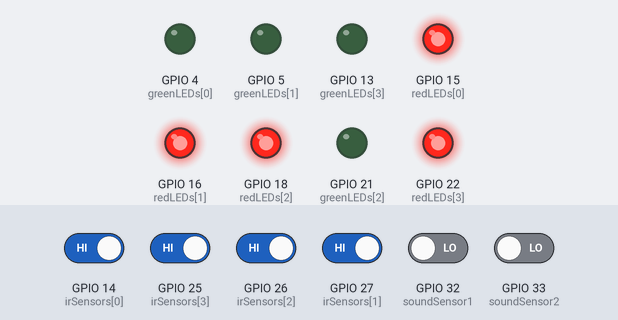
This sketch was run on a simulated ESP32. Parts: output pins drawn as LEDs (lit = HIGH). Inputs (shaded band) come from the test bench; at power-on: GPIO 14 (irSensors[0]), GPIO 25 (irSensors[3]), GPIO 26 (irSensors[2]), GPIO 27 (irSensors[1]) HIGH, GPIO 32 (soundSensor1), GPIO 33 (soundSensor2) LOW. WiFi joins after 1.5 s; servers stay silent unless stated; what the sketch prints to the serial monitor is not drawn.

Above: at 0.1 s.
At 2.7 s:
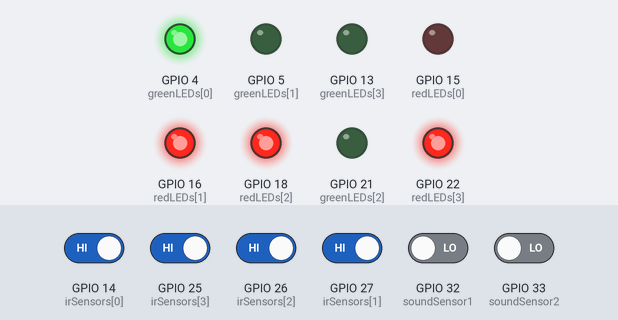
2.8 s: GPIO 33 (soundSensor2) driven HIGH
At 3.6 s:
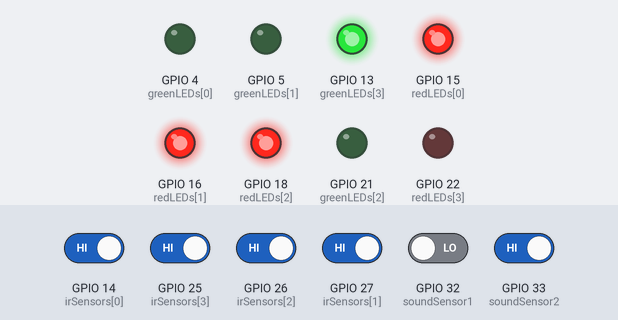
Timing chart, 0 to 5.8 s (numbered marks = the images above; inputs shaded):
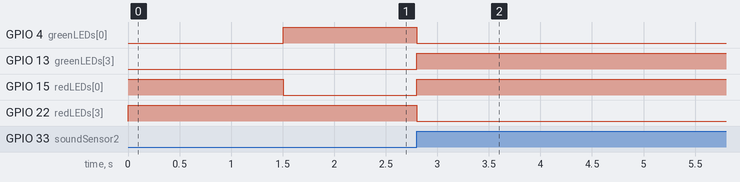

The sketch:

Nodeb.ino
```cpp
#include <WiFi.h>
#include <WebServer.h>

// Wi-Fi credentials
const char* ssid = "Idk12345";
const char* password = "idk12345";

// LED pins (traffic lights)
const int redLEDs[4]   = {15, 16, 18, 22};
const int greenLEDs[4] = {4, 5, 21, 13};

// IR sensor pins
const int irSensors[4] = {14, 27, 26, 25};
int vehicleCounts[4]   = {0, 0, 0, 0};

// Sound sensors for emergency (Road 1 & 4)
const int soundSensor1 = 32;  // Road 1
const int soundSensor2 = 33;  // Road 4

// Timing and status
unsigned long lastChangeTime = 0;
int currentRoad = 0;
const unsigned long greenDuration = 5000;

bool emergencyActive = false;
bool emergencyStatusLive = false;

WebServer server(80);

// Function prototypes
void handleDashboard();
void handleSetRoad();
void checkIRSensors();
void checkEmergency();
void switchToRoad(int roadIndex);

void setup() {
  Serial.begin(115200);

  for (int i = 0; i < 4; i++) {
    pinMode(redLEDs[i], OUTPUT);
    pinMode(greenLEDs[i], OUTPUT);
    digitalWrite(redLEDs[i], HIGH);
    digitalWrite(greenLEDs[i], LOW);
    pinMode(irSensors[i], INPUT);
  }

  pinMode(soundSensor1, INPUT);
  pinMode(soundSensor2, INPUT);

  WiFi.begin(ssid, password);
  Serial.print("Connecting to WiFi");
  while (WiFi.status() != WL_CONNECTED) {
    delay(500); Serial.print(".");
  }

  Serial.println("\nWiFi connected.");
  Serial.print("IP address: "); Serial.println(WiFi.localIP());

  server.on("/", handleDashboard);
  server.on("/set", handleSetRoad);
  server.begin();
  Serial.println("HTTP server started.");

  lastChangeTime = millis();
  switchToRoad(0);
}

void loop() {
  server.handleClient();
  checkIRSensors();
  checkEmergency();

  if (emergencyActive) {
    if (digitalRead(soundSensor1) == HIGH) {
      Serial.println("Emergency on Road 1");
      switchToRoad(0);
    } else if (digitalRead(soundSensor2) == HIGH) {
      Serial.println("Emergency on Road 4");
      switchToRoad(3);
    }
    emergencyActive = false;
    emergencyStatusLive = true;
    delay(greenDuration);
    lastChangeTime = millis();
    return;
  }

  emergencyStatusLive = false;

  if (millis() - lastChangeTime > greenDuration) {
    lastChangeTime = millis();
    vehicleCounts[currentRoad] = 0;
    int nextRoad = getNextRoad();
    switchToRoad(nextRoad);
  }
}

void checkIRSensors() {
  for (int i = 0; i < 4; i++) {
    if (digitalRead(irSensors[i]) == LOW) {
      vehicleCounts[i]++;
      delay(200);  // Simple debounce
    }
  }
}

void checkEmergency() {
  if (digitalRead(soundSensor1) == HIGH || digitalRead(soundSensor2) == HIGH) {
    emergencyActive = true;
  }
}

int getNextRoad() {
  for (int offset = 1; offset < 4; offset++) {
    int road = (currentRoad + offset) % 4;
    if (vehicleCounts[road] > 0) {
      return road;
    }
  }
  return (currentRoad + 1) % 4;
}

void switchToRoad(int roadIndex) {
  Serial.print("Switching to Road "); Serial.println(roadIndex + 1);
  for (int i = 0; i < 4; i++) {
    digitalWrite(redLEDs[i], HIGH);
    digitalWrite(greenLEDs[i], LOW);
  }
  digitalWrite(redLEDs[roadIndex], LOW);
  digitalWrite(greenLEDs[roadIndex], HIGH);
  currentRoad = roadIndex;
}

void handleDashboard() {
  String html = "<html><head><meta http-equiv='refresh' content='2'/>";
  html += "<style>body{font-family:sans-serif;}table{border-collapse:collapse;}td,th{border:1px solid #888;padding:6px;} .green{color:green;} .red{color:red;}</style></head><body>";
  html += "<h2>Node B - Traffic Dashboard</h2>";
  html += "<table><tr><th>Road</th><th>Vehicles</th><th>Green?</th><th>Control</th></tr>";

  for (int i = 0; i < 4; i++) {
    html += "<tr><td>Road " + String(i + 1) + "</td>";
    html += "<td>" + String(vehicleCounts[i]) + "</td>";
    html += "<td>";
    html += (i == currentRoad) ? "<span class='green'>YES</span>" : "NO";
    html += "</td><td><a href='/set?road=" + String(i) + "'><button>Make Green</button></a></td></tr>";
  }

  html += "</table><br>";
  html += "<b>Emergency Status:</b> ";
  html += emergencyStatusLive ? "<span class='red'>Active</span>" : "<span>None</span>";
  html += "</body></html>";

  server.send(200, "text/html", html);
}

void handleSetRoad() {
  if (server.hasArg("road")) {
    int roadIndex = server.arg("road").toInt();
    if (roadIndex >= 0 && roadIndex < 4) {
      switchToRoad(roadIndex);
      lastChangeTime = millis(); // reset green duration timer
    }
  }
  server.sendHeader("Location", "/");
  server.send(303);
}
```

Measured:
- after the input at 2.8 s, GPIO 4 (greenLEDs[0]): HIGH → LOW after 0.00 s instead of 3.7 s; GPIO 5 (greenLEDs[1]): stays LOW (without the input it goes to HIGH after 3.7 s)
